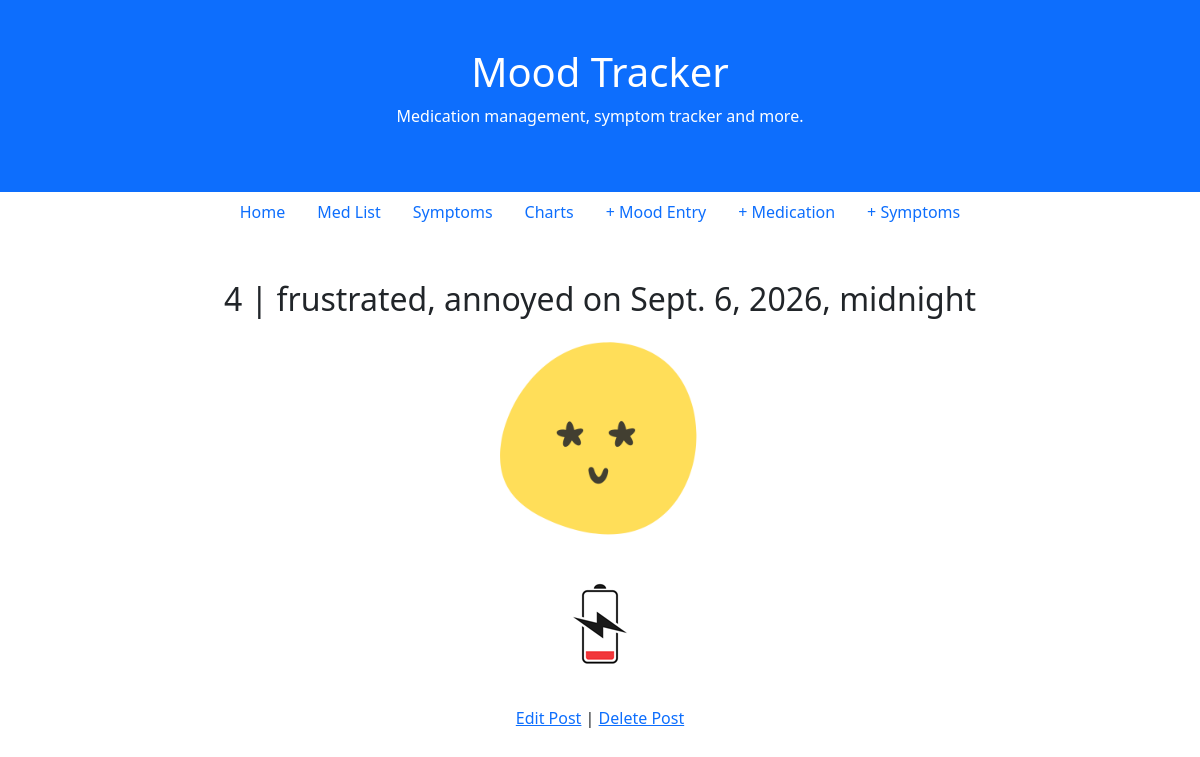
The app's page /post/2/ with its own data.
### blog/models.py (models this page shows, shortened)
class Post(models.Model):
    author = models.ForeignKey(
        "auth.User",
        on_delete=models.CASCADE,
    )
    mood = models.IntegerField() # title, mood on a scale of 1 -10
    feelings = models.CharField(max_length=200)
    energy = models.IntegerField()
    body = models.TextField()
    date = models.DateTimeField(auto_now_add=True) # date

### blog/views.py (the view)
# urls.py: path("post/<int:pk>/",BlogDetailView.as_view(), name="post_detail"),
class BlogDetailView(DetailView):
  model = Post
  template_name = "post_detail.html"

### templates/post_detail.html
{% extends "base.html" %}
{% block content %}
<div class="container-fluid p-5 text-center">
<div class="post-entry">
    <h2>{{ post.mood }} | {{ post.feelings }} on {{ post.date }} </h2>
    <div id="images">
                {% load static %}
                {% if post.mood >= 5 %}
                 <img src="{% static 'images/Best.png' %}" class="moodimage m-3">
                {% elif post.mood == 4 %}
                <img src="{% static 'images/Good.png' %}" class="moodimage m-3">
                {% elif post.mood == 3 %}
                <img src="{% static 'images/Neutral.png' %}" class="moodimage m-3">
                {% elif post.mood == 2 %}
                <img src="{% static 'images/Bad.png' %}" class="moodimage m-3">
                {% elif post.mood == 1 %}
                <img src="{% static 'images/Worst.png' %}" class="moodimage m-3">
                {% elif post.mood == 0 %}
                <img src="{% static 'images/Angry.png' %}" class="moodimage m-3">
                {% endif %}
            </div>
            <P>
                    {% if post.energy >= 5 %}
                 <img src="{% static 'images/Five.png' %}" class="m-3">
                {% elif post.energy == 4 %}
                <img src="{% static 'images/Four.png' %}" class="m-3">
                {% elif post.energy == 3 %}
                <img src="{% static 'images/Three.png' %}" class="m-3">
                {% elif post.energy == 2 %}
                <img src="{% static 'images/Two.png' %}" class="m-3">
                {% elif post.energy == 1 %}
                <img src="{% static 'images/One.png' %}" class="m-3">
                {% endif %}
            </P>
            <p><a href="{% url 'post_edit' post.pk %}">Edit Post</a> |
            <a href="{% url 'post_delete' post.pk %}">Delete Post</a></p>
</div>
</div>
{% endblock content %}

### static/css/base.css (style rules this page uses)
a { color: red; }
.moodimage { height: 200px; width: auto; }

### records on screen
Post: mood "4", feelings "frustrated, annoyed", date "Sept. 6, 2026, midnight"
